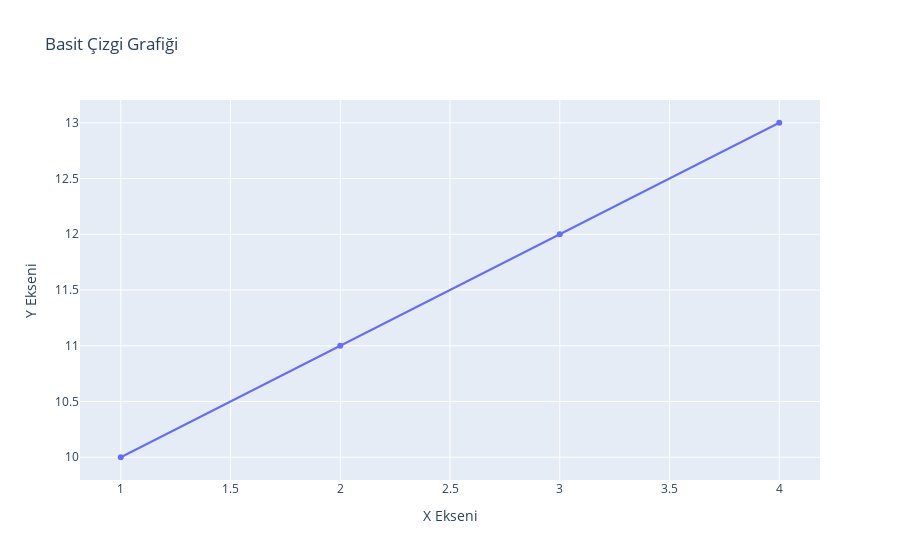

Here is the notebook cell this chart was saved with:
### Markdown cell above
**Örnek:** Aşağıda, plotly kullanarak basit bir çizgi grafiği (Scatter plot) oluşturmanın bir örneğini bulabilirsiniz.

### Code cell
# Data
trace = go.Scatter(x=[1, 2, 3, 4], y=[10, 11, 12, 13])

# Layout
layout = go.Layout(title='Basit Çizgi Grafiği', xaxis=dict(title='X Ekseni'), yaxis=dict(title='Y Ekseni'))

# Figure
fig = go.Figure(data=[trace], layout=layout)

# Çizim
fig.show()

### Figure 1 — Plotly figure (JSON) as saved in the notebook; plotly's stock layout.template omitted (floating-point values rounded to 4 significant figures)
{"data": [{"type": "scatter", "x": [1, 2, 3, 4], "y": [10, 11, 12, 13]}], "layout": {"autosize": true, "title": {"text": "Basit Çizgi Grafiği"}, "xaxis": {"autorange": true, "range": [0.8072, 4.193], "title": {"text": "X Ekseni"}, "type": "linear"}, "yaxis": {"autorange": true, "range": [9.752, 13.25], "title": {"text": "Y Ekseni"}, "type": "linear"}}}
